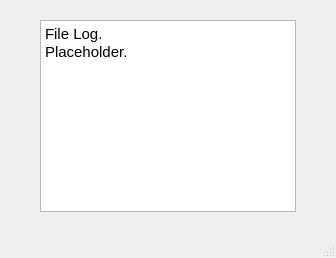
<?xml version="1.0" encoding="UTF-8"?>
<ui version="4.0">
 <class>MainWindow</class>
 <widget class="QMainWindow" name="MainWindow">
  <property name="geometry">
   <rect>
    <x>0</x>
    <y>0</y>
    <width>336</width>
    <height>258</height>
   </rect>
  </property>
  <property name="windowTitle">
   <string>MainWindow</string>
  </property>
  <widget class="QWidget" name="centralwidget">
   <widget class="QTextBrowser" name="textBrowser">
    <property name="geometry">
     <rect>
      <x>40</x>
      <y>20</y>
      <width>256</width>
      <height>192</height>
     </rect>
    </property>
    <property name="html">
     <string>&lt;!DOCTYPE HTML PUBLIC &quot;-//W3C//DTD HTML 4.0//EN&quot; &quot;http://www.w3.org/TR/REC-html40/strict.dtd&quot;&gt;
&lt;html&gt;&lt;head&gt;&lt;meta name=&quot;qrichtext&quot; content=&quot;1&quot; /&gt;&lt;meta charset=&quot;utf-8&quot; /&gt;&lt;style type=&quot;text/css&quot;&gt;
p, li { white-space: pre-wrap; }
hr { height: 1px; border-width: 0; }
li.unchecked::marker { content: &quot;\2610&quot;; }
li.checked::marker { content: &quot;\2612&quot;; }
&lt;/style&gt;&lt;/head&gt;&lt;body style=&quot; font-family:'Ubuntu Sans'; font-size:11pt; font-weight:400; font-style:normal;&quot;&gt;
&lt;p style=&quot; margin-top:0px; margin-bottom:0px; margin-left:0px; margin-right:0px; -qt-block-indent:0; text-indent:0px;&quot;&gt;File Log.&lt;/p&gt;
&lt;p style=&quot; margin-top:0px; margin-bottom:0px; margin-left:0px; margin-right:0px; -qt-block-indent:0; text-indent:0px;&quot;&gt;Placeholder.&lt;/p&gt;&lt;/body&gt;&lt;/html&gt;</string>
    </property>
   </widget>
  </widget>
  <widget class="QMenuBar" name="menubar">
   <property name="geometry">
    <rect>
     <x>0</x>
     <y>0</y>
     <width>336</width>
     <height>23</height>
    </rect>
   </property>
  </widget>
  <widget class="QStatusBar" name="statusbar"/>
 </widget>
 <resources/>
 <connections/>
</ui>
